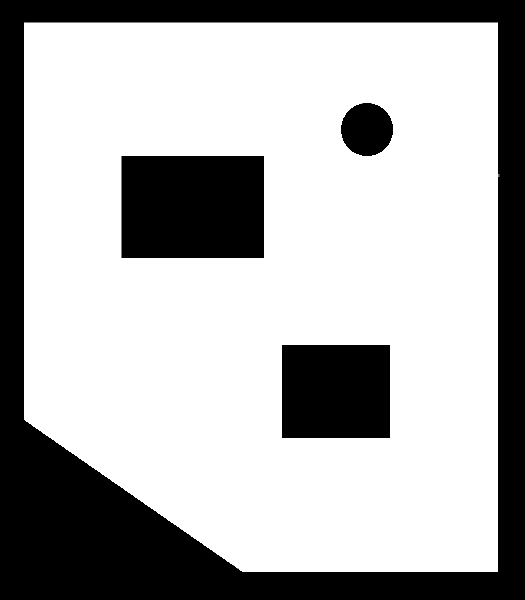
#> input picture Robot Navigation/Lab6 Mapless Navigation DDPG/DDPG-Mapless-Navigation-Lab/Maps/map.png, 525 x 600 px
$ python lidar_model.py
#> lines starting #> are read from the running program, lines starting #| are printed output that depends on the picture; after the words box and inside, x2 and y2 are one past the last pixel; in counts of white or black regions, pixels touching at a corner belong together
### Robot Navigation/Lab6 Mapless Navigation DDPG/DDPG-Mapless-Navigation-Lab/utils.py
import numpy as np
import cv2

# https://rosettacode.org/wiki/Bitmap/Bresenham%27s_line_algorithm#Python
def Bresenham(x0, x1, y0, y1):
    rec = []
    dx = abs(x1 - x0)
    dy = abs(y1 - y0)
    x, y = x0, y0
    sx = -1 if x0 > x1 else 1
    sy = -1 if y0 > y1 else 1
    if dx > dy:
        err = dx / 2.0
        while x != x1:
            rec.append((x, y))
            err -= dy
            if err < 0:
                y += sy
                err += dx
            x += sx
    else:
        err = dy / 2.0
        while y != y1:
            rec.append((x, y))
            err -= dx
            if err < 0:
                x += sx
                err += dy
            y += sy
    return rec

def EndPoint(pos, bot_param, sensor_data):
    pts_list = []
    inter = (bot_param[2] - bot_param[1]) / (bot_param[0]-1)
    for i in range(bot_param[0]):
        theta = pos[2] + bot_param[1] + i*inter
        pts_list.append(
            [ pos[0]+sensor_data[i]*np.cos(np.deg2rad(theta)),
              pos[1]+sensor_data[i]*np.sin(np.deg2rad(theta))] )
    return pts_list

def gaussian(x, mu, sig):
    return 1./(np.sqrt(2.*np.pi)*sig)*np.exp(-np.power((x - mu)/sig, 2.)/2)

### Robot Navigation/Lab6 Mapless Navigation DDPG/DDPG-Mapless-Navigation-Lab/lidar_model.py
import numpy as np
import cv2
import sys
from utils import *

class LidarModel:
    def __init__(self,
            img_map,
            sensor_size = 21,
            start_angle = -120.0,
            end_angle = 120.0,
            max_dist = 200.0,
        ):
        self.sensor_size = sensor_size
        self.start_angle = start_angle
        self.end_angle = end_angle
        self.max_dist = max_dist
        self.img_map = img_map

    def measure(self, pos):
        sense_data = []
        inter = (self.end_angle-self.start_angle) / (self.sensor_size-1)
        for i in range(self.sensor_size):
            theta = pos[2] + self.start_angle + i*inter
            sense_data.append(self._ray_cast(np.array((pos[0], pos[1])), theta))
        return sense_data

    def measure_2d(self, pos):
        sdata = self.measure(pos)
        plist = EndPoint(pos, [self.sensor_size, self.start_angle, self.end_angle], sdata)
        return sdata, plist

    def _ray_cast(self, pos, theta):
        end = np.array((pos[0] + self.max_dist*np.cos(np.deg2rad(theta)), pos[1] + self.max_dist*np.sin(np.deg2rad(theta))))
        x0, y0 = int(pos[0]), int(pos[1])
        x1, y1 = int(end[0]), int(end[1])
        plist = Bresenham(x0, x1, y0, y1)
        i = 0
        dist = self.max_dist
        for p in plist:
            if p[1] >= self.img_map.shape[0] or p[0] >= self.img_map.shape[1] or p[1]<0 or p[0]<0:
                continue
            if self.img_map[p[1], p[0]] < 0.5:
                tmp = np.power(float(p[0]) - pos[0], 2) + np.power(float(p[1]) - pos[1], 2)
                tmp = np.sqrt(tmp)
                if tmp < dist:
                    dist = tmp
        return dist

if __name__ == "__main__":
    img = cv2.flip(cv2.imread("Maps/map.png"),0)
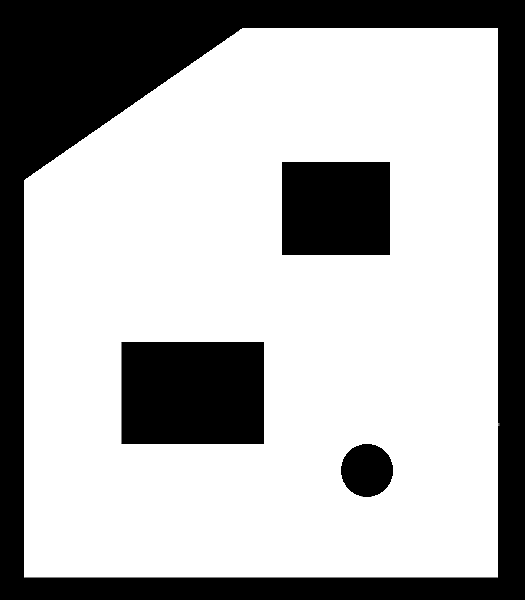
#> img: shape (600, 525, 3); min 0, max 255, mean 175.8
    img[img>128] = 255
#> img: shape (600, 525, 3); under 0.01% of pixels changed, all inside (x1, y1, x2, y2) = (24, 31, 499, 578)
    img[img<=128] = 0
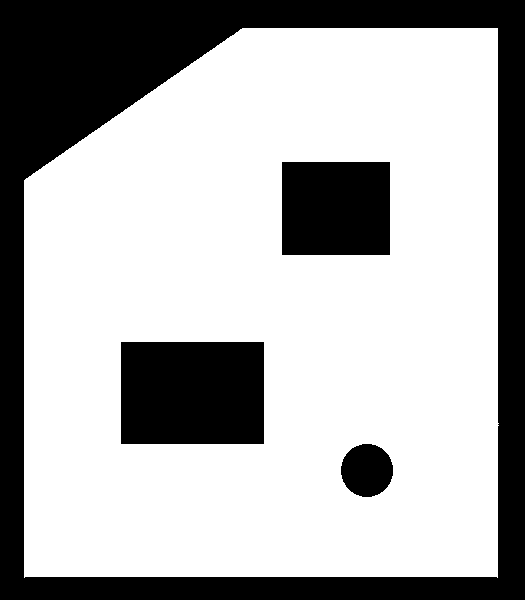
#> img: shape (600, 525, 3); 68.8% white; 4 black regions, box (x1, y1, x2, y2) and area: (0, 0, 525, 600) 71384, (121, 342, 264, 444) 14586, (282, 162, 390, 255) 10044, (341, 444, 393, 497) 2165
    m = np.asarray(img)
    m = cv2.cvtColor(m, cv2.COLOR_RGB2GRAY)
    m = m.astype(float) / 255.
    img = img.astype(float)/255.

    lmodel = LidarModel(m)
    pos = (100,200,0)
    sdata, plist = lmodel.measure_2d(pos)
#> sdata = [60.9, 64.2, 69.35, 80.4, 99.62, 142.9, 200, 200, 200, 200, 182, 185.9, 200, 200, 191.2, 164, 149.3, 200, 200, 200, 153.7]; plist = 21 items, first 6: [69.55, 147.3], [80.16, 138.9], [92.75, 131], [108.4, 120], [130.8, 105.3], [171.4, 76.26]
    img_ = img.copy()
    for pts in plist:
        cv2.line(
            img_,
            (int(1*pos[0]), int(1*pos[1])),
            (int(1*pts[0]), int(1*pts[1])),
            (0.0,1.0,0.0), 1)
#> this loop made 21 passes
#> pts on passes 1 to 12: [69.55, 147.3], [80.16, 138.9], [92.75, 131], [108.4, 120], [130.8, 105.3], [171.4, 76.26], [233.8, 51.37], [261.8, 82.44], [282.7, 118.7], [295.6, 158.4], [282, 200], [281.9, 238.7]
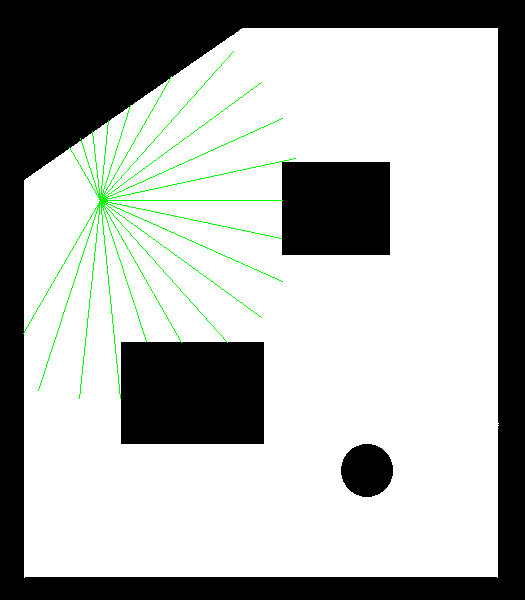
#> img_: shape (600, 525, 3) float64; mean B, G, R 0.679, 0.688, 0.679
    cv2.circle(img_,(pos[0],pos[1]),5,(0.5,0.5,0.5),3)
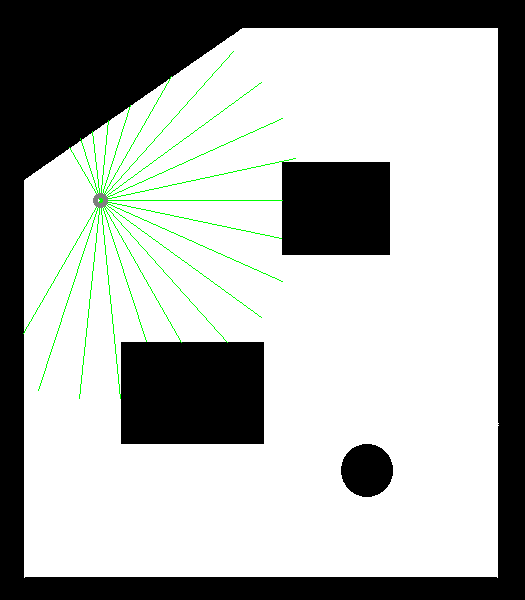
#> img_: shape (600, 525, 3) float64; 0.05% of pixels changed, all inside (x1, y1, x2, y2) = (93, 193, 108, 208)
    img_ = cv2.flip(img_,0)
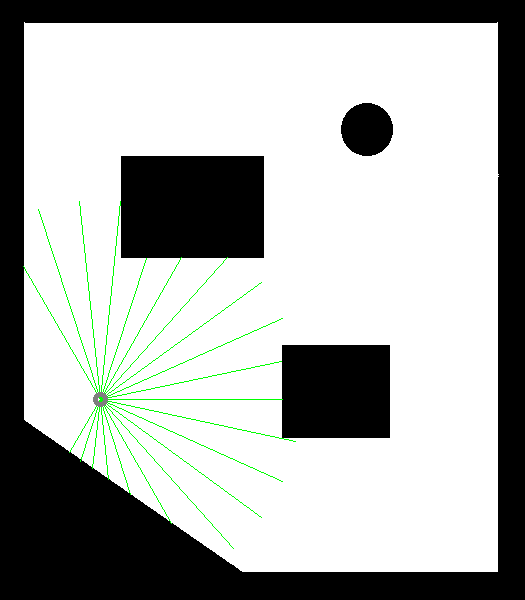
#> img_: shape (600, 525, 3) float64; mean B, G, R 0.679, 0.688, 0.679
    cv2.imshow("Lidar Test", img_)
    k = cv2.waitKey(0)
#> (key Esc is pressed here)
